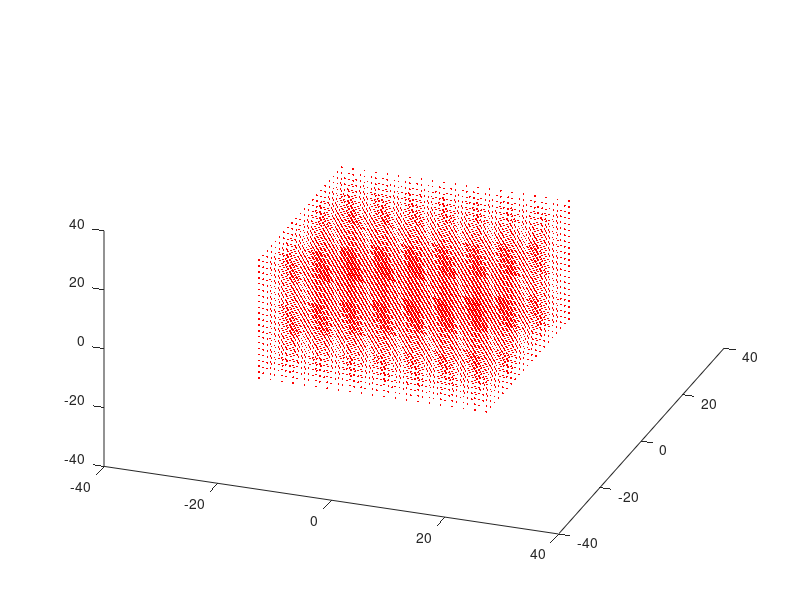

The MATLAB source for this figure: (Note: this script raises an error after producing the figure.)
clear all

% Lorenz's parameters (chaotic)
sigma = 10;
beta = 8/3;
rho = 28;

% Initial condition - large cube of points
xvec = -20:2:20;
yvec = -20:2:20;
zvec = -20:2:20;
[x0,y0,z0] = meshgrid(xvec,yvec,zvec);
yIC(1,:,:,:) = x0;
yIC(2,:,:,:) = y0;
yIC(3,:,:,:) = z0;

plot3(yIC(1,:),yIC(2,:),yIC(3,:),'r.','LineWidth',2,'MarkerSize',4)
axis([-40 40 -40 40 -40 40])
view(20,40);
drawnow

%% Compute trajectory 
dt =0.01;
duration = 4;
tspan=[0,duration]; 
L = duration/dt; 
yparticles = yIC; 

% this code is slow because MATLAB is not compiled
% we use nested for loops to step through every single IC in the cube
% one at a time...
for step=1:L
    time = step*dt   
    for i=1:length(xvec)
        for j=1:length(yvec)
            for k=1:length(zvec)
                yin = yparticles(:,i,j,k);
                yout = RK_4(@(t,y)lorenz(t,y,sigma,beta,rho),dt,time,yin);
                yparticles(:,i,j,k) = yout;
            end
        end
    end
    plot3(yparticles(1,:),yparticles(2,:),yparticles(3,:),'r.','LineWidth',2,'MarkerSize',4)
    view(20,40);
    axis([-40 40 -40 40 -10 40])
    drawnow
end